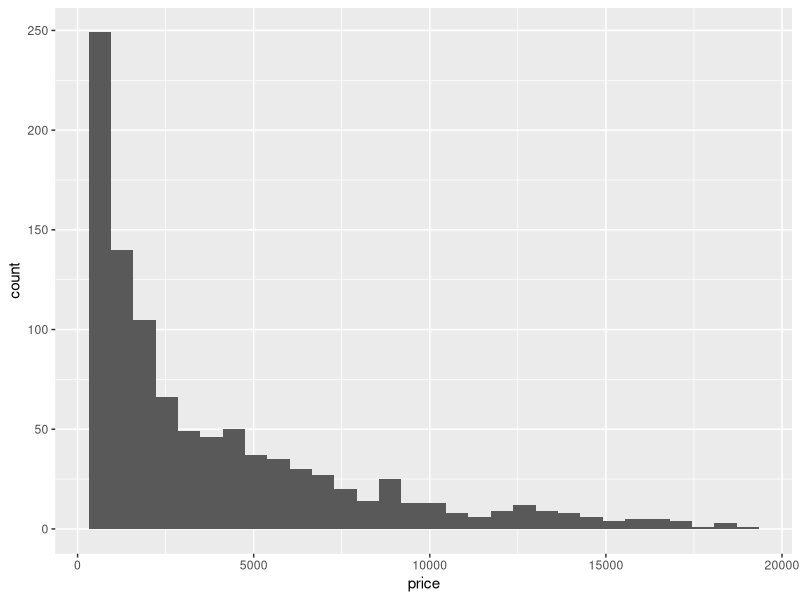
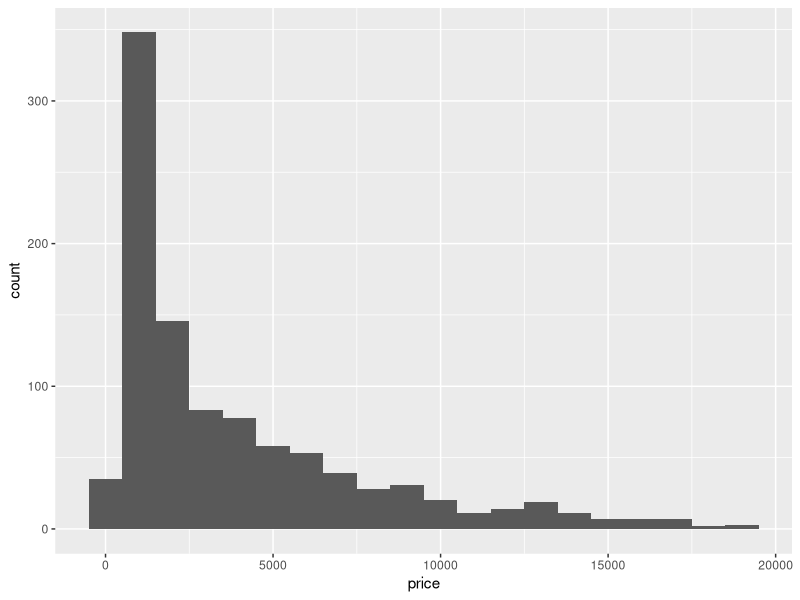
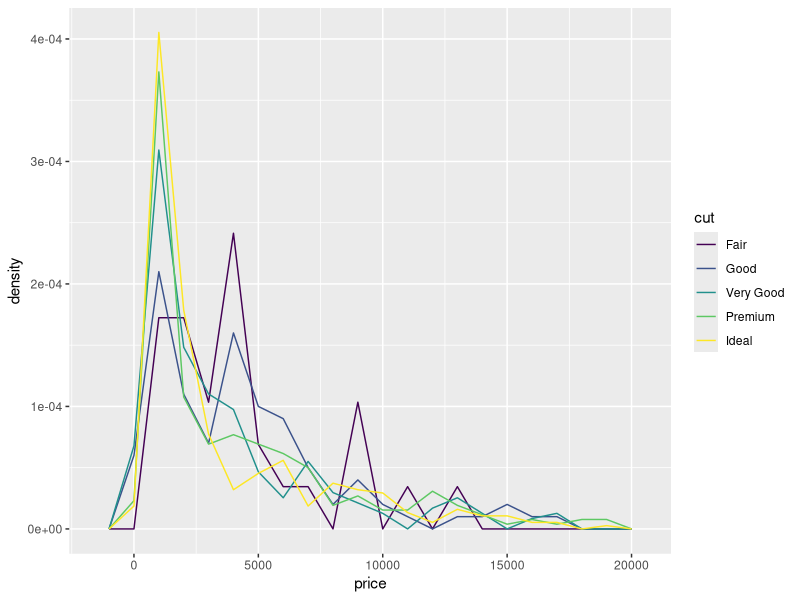
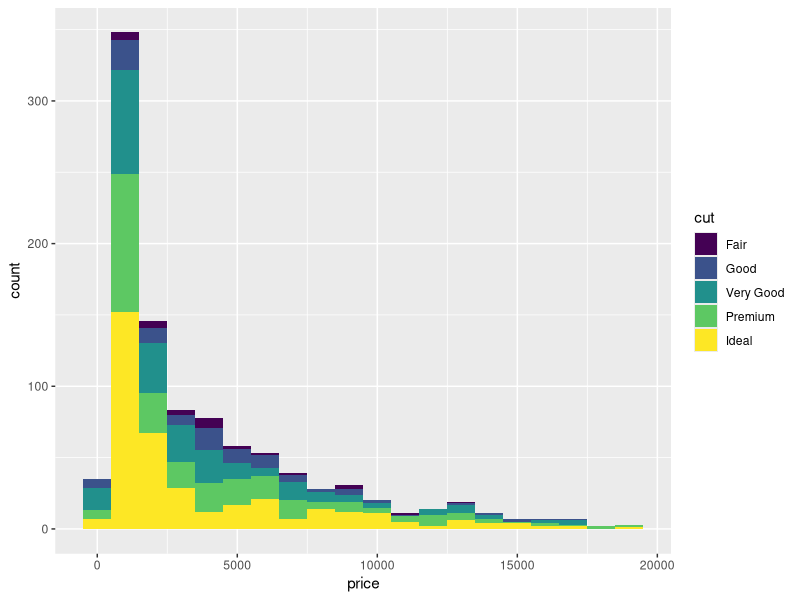
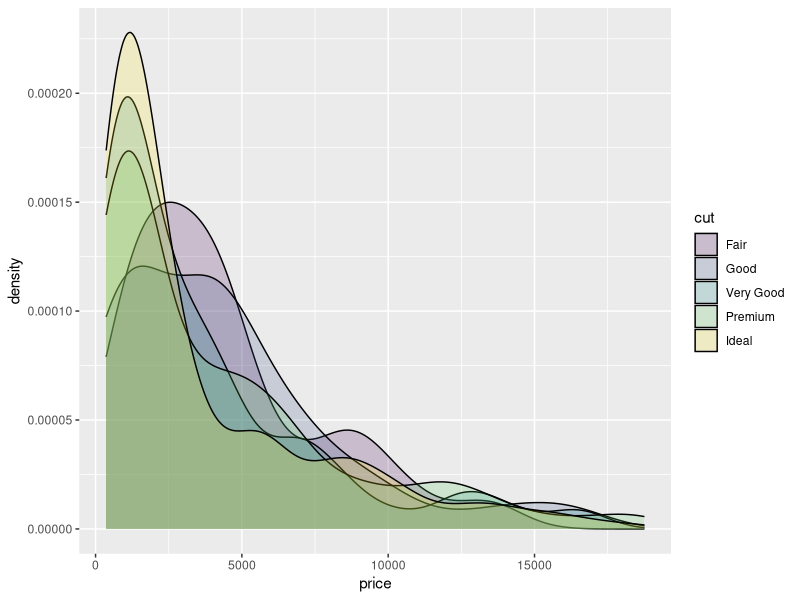
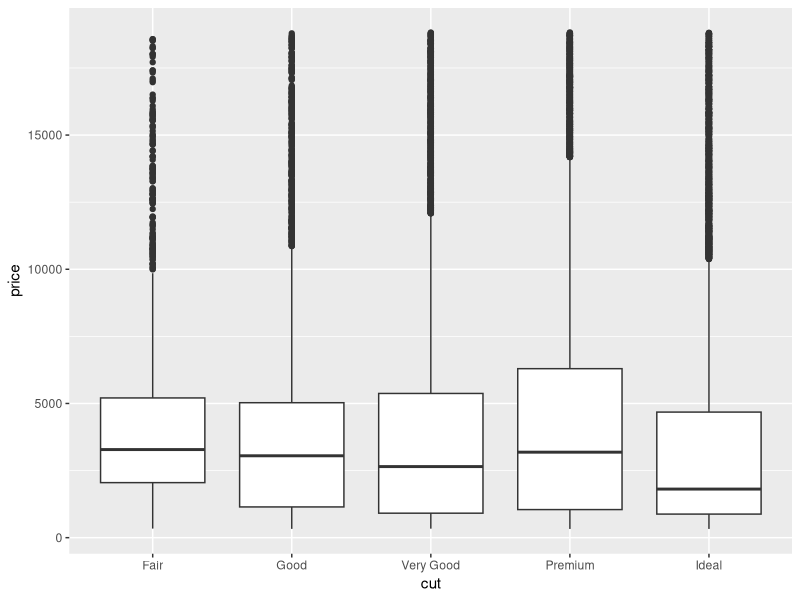
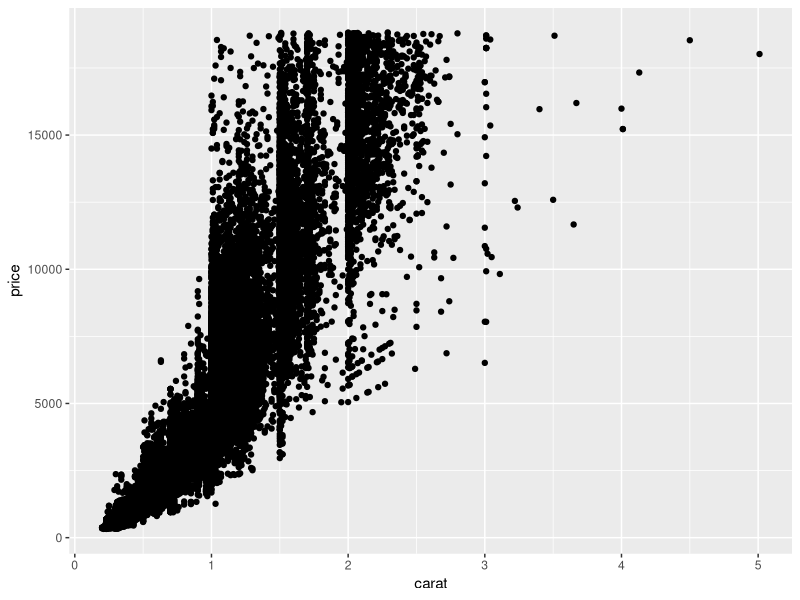
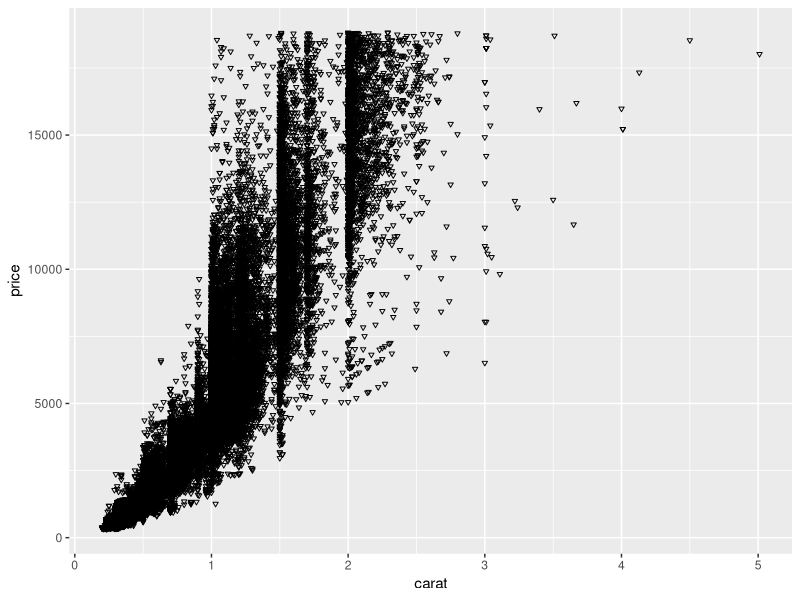

Generate these figures, in order, with R:
## ---- chunk 1
# install.packages(c("hexbin","gcookbook"))
libs <- c("ggplot2", "plyr", "hexbin", "gcookbook")
lapply(libs, require, character.only = T)
## ---- chunk 2
#cargamos datos
data(diamonds)
head(diamonds)
str(diamonds)
## ---- chunk 3
#histogramas más sofisticados
set.seed(6298)
diamonds_small <- diamonds[sample(nrow(diamonds), 1000), ]
ggplot(diamonds_small, aes(x = price)) + geom_histogram()
ggplot(diamonds_small, aes(x = price)) + geom_histogram(binwidth = 1000)
## ---- chunk 4
#polinomios de frecuencias con colores en función de un factor
ggplot(diamonds_small, aes(price, ..density.., colour = cut)) + geom_freqpoly(binwidth = 1000)
## ---- chunk 5
#más opciones, histogramas solapados con distintos colores en función de un factor
hist_cut <- ggplot(diamonds_small, aes(x = price, fill = cut))
hist_cut + geom_histogram(binwidth = 1000)
## ---- chunk 6
#gráficos de densidad con diferentes factores marcando colores
ggplot(diamonds_small, aes(price, fill = cut)) + geom_density(alpha = 0.2)
## ---- chunk 7
#boxplot respecto a un factor en la misma gráfica 
p <- ggplot(diamonds, aes(cut, price))
p + geom_boxplot()
## ---- chunk 8
#scatterplots
ggplot(diamonds, aes(x = carat, y = price)) + geom_point()
## ---- chunk 9
#se puede usar un shape específico para los puntos
ggplot(diamonds, aes(x = carat, y = price)) + geom_point(shape = 25, size = 1)
## ---- chunk 10
#se puede pintar en función de un factor
ggplot(diamonds, aes(x = carat, y = price, colour = cut)) + geom_point(size = 1.5)
## ---- chunk 11
#incluso se puede representar en una escala de grises en función del valor de un atributo contínuo
easy <- ggplot(diamonds, aes(x = carat, y = price))
easy + geom_point(alpha = 0.1)
## ---- chunk 12
easy + geom_point(alpha = 0.05)
## ---- chunk 13
#se puede hacer un scatterplot con bins en rectángulos coloreados en funciónd e una variable
bin <- ggplot(diamonds, aes(x = carat, y = price))
bin + stat_bin2d()
## ---- chunk 14
#se pueden hacer gráficos aún más sofisticados:
bin + stat_binhex() + scale_fill_gradient(low = "lightblue", high = "red", breaks = c(0, 
                                                                                      500, 1000, 2000, 4000, 6000, 8000), limits = c(0, 8000)) + stat_smooth(method = lm) + 
  ylim(0, 20000)
## ---- chunk 15
data(mpg)
head(mpg)
str(mpg)
## ---- chunk 16
qplot(data = mpg, x = displ, y = hwy, color = manufacturer)
## ---- chunk 17
qplot(data = mpg, x = displ, y = hwy, color = class)
## ---- chunk 18
qplot(data = mpg, x = displ, y = hwy, color = manufacturer, facets = ~class)
## ---- chunk 19

## ---- chunk 20
myGG <- ggplot(mpg, aes(x = displ, y = hwy))
myGG + geom_point(aes(color = manufacturer)) + stat_smooth(method = lm, se = FALSE)
## ---- chunk 21
myGG <- ggplot(mpg, aes(x = displ, y = hwy))
myGG + geom_point(aes(color = manufacturer)) + stat_smooth(method = lm)
## ---- chunk 22
myGG + geom_point(aes(color = manufacturer)) + stat_smooth(method = lm, se = FALSE) + 
    facet_grid(class ~ .)
## ---- chunk 23
data(cars)
head(cars)
str(cars)
## ---- chunk 24
sp <- ggplot(cars, aes(x = speed, y = dist))
sp + geom_point()
## ---- chunk 25
sp + geom_point() + stat_smooth(method = lm)
## ---- chunk 26
sp + geom_point() + stat_smooth(method = lm, level = 0.99)
## ---- chunk 27
# Loess
sp + geom_point() + stat_smooth(method = loess, se = FALSE)
## ---- chunk 28
library(reshape2)
# Look at first few rows
head(tips)
str(tips)
## ---- chunk 29
sp <- ggplot(tips, aes(x=total_bill, y=tip/total_bill)) + geom_point(shape=1)
sp
## ---- chunk 30
sp + facet_grid(sex ~ .)
## ---- chunk 31
sp + facet_grid(. ~ sex)
## ---- chunk 32
sp + facet_grid(sex ~ day)
## ---- chunk 33
sp + facet_wrap( ~ day, ncol=2)
## ---- chunk 34
# A histogram of bill sizes
hp <- ggplot(tips, aes(x=total_bill)) + geom_histogram(binwidth=2,colour="white")
# Histogram of total_bill, divided by sex and smoker
hp + facet_grid(sex ~ smoker)

# Same as above, with scales="free_y"
hp + facet_grid(sex ~ smoker, scales="free_y")

# With panels that have the same scaling, but different range (and therefore different physical sizes)
hp + facet_grid(sex ~ smoker, scales="free", space="free")
